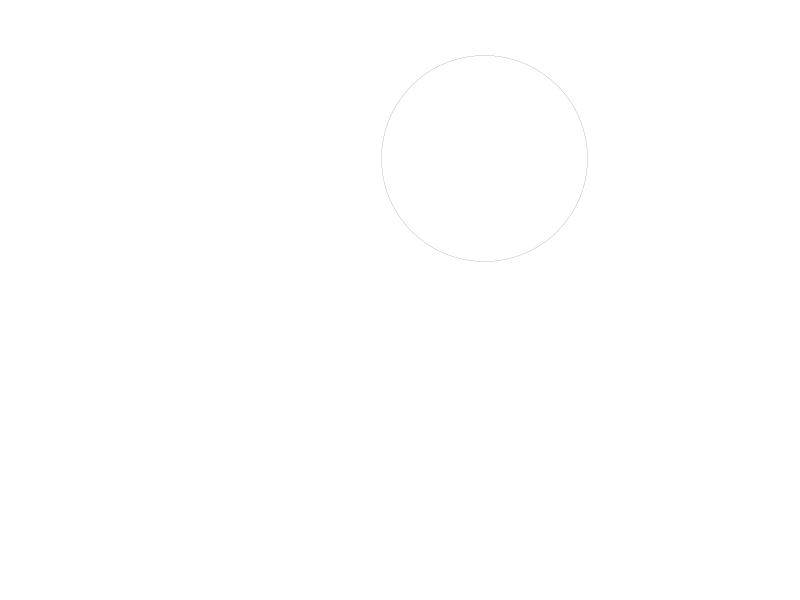
Frame 1 (no input)
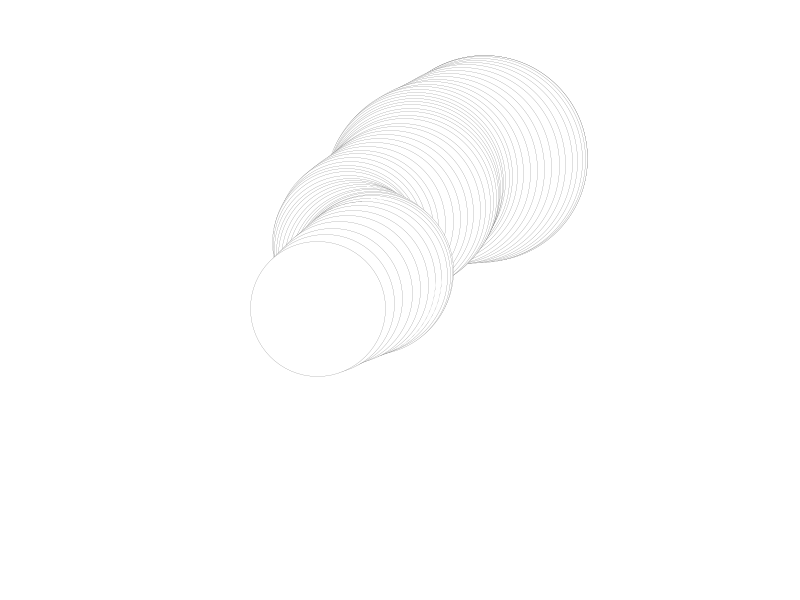
Frame 60 (the mouse pressed at the canvas centre just before this capture)
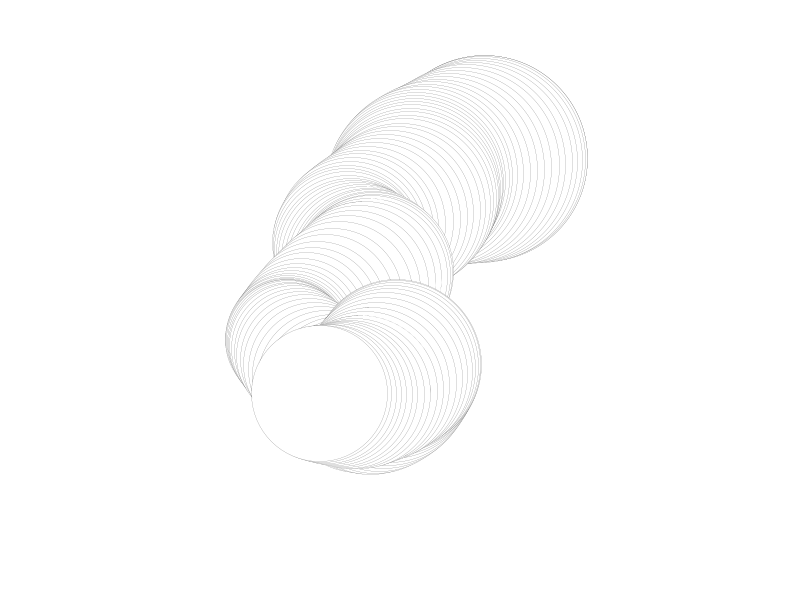
Frame 120 (the mouse held since frame 60 and released just before this capture)

The Processing sketch that drew these frames (run headless with seeded random() and noise(); from frame 60 on, the mouse is pressed at the canvas centre):

// Processing sketch: sketch_05_perlin_walker
// ── sketch_05_perlin_walker.pde
Walker w ;


void setup(){
  size(800,600);
  w = new Walker();
  background(255);
}


void draw(){
  
  noStroke();
    w.step();
    w.render();
}
// ── Walker.pde
class Walker {
  float x, y ;
  float tx, ty ;
  float  s = 25 ;  //  size , distance 


  Walker() {
    tx = 0;
    ty = 1000;
  }

  void render() {
    stroke(0);
    strokeWeight(0.1);
    //fill(0,5);
    ellipse(x, y, s*2, s*2);
    //point(x,y);
  }

  void step() {
    
    x = map(noise(tx), 0, 1, 0, width);
    y = map(noise(ty), 0, 1, 0, height);
    s = map(noise(tx), 0, 1, 0, 170);
    tx += 0.01;
    ty += 0.01;
  }
}
